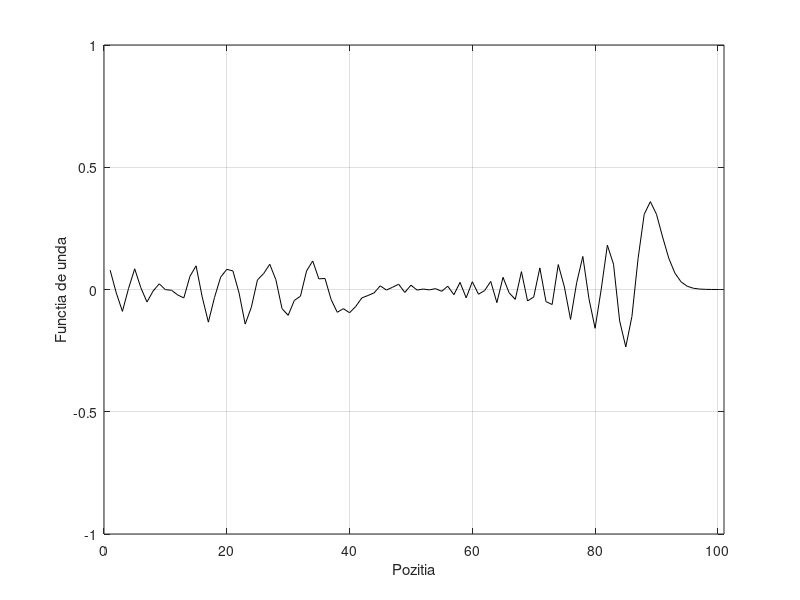

Recreate this plot in MATLAB.
% Oscilatii complexe, propagarea unidimensionala a undelor elastice - 27 martie
% se vizualizeaza reflexia si refractia
clear; close all; clc;
m1=0.1; m2=0.2; % kg; masele caracteristice portiunilor (1) si (2) ale "mediului" elastic
k1=1000; k2=350; % N/m; constantele elastice caracteristice zonelor (1) si (2)
P=500; % numarul momentelor din discretizarea timpului
N=100; % numarul oscilatorilor (numarul elementelor de pozitie)
N1=50; % numarul oscilatorilor din zona (1)
m=m2*ones(1,N);
m(1:N1)=m1; % definitia masei cu o discontinuitate
k=k2*ones(1,N);
k(1:N1)=k1; % definitia constantei eleastice cu o discontinuitate
t0=0;
T10=2*pi*sqrt(m1/k1); T20=2*pi*sqrt(m2/k2); % perioade proprii zonelor (1) si (2)
Tmax=max(T10,T20); tf=10*Tmax; % timpul final
t=linspace(t0,tf,P); % discretizarea timpului
dt=t(2)-t(1); % pasul de timp
eta_trecut=zeros(1,N); % conditie initiala pentru recurenta (primul moment)
eta_prezent=eta_trecut; % conditie initiala pentru recurenta (al doilea moment)
eta_viitor=zeros(1,N); % prealocarea elongatiei ca functie de pozitie
A=1; % cm; amplitudinea perturbatiei
eta_s=zeros(1,P);
eta_s(t<T10)=A*sin(t(t<T10)/T10); % conditia la capatul din stanga
eta_d=zeros(1,P); % conditia "rigida" la capatul din dreapta
figure(1);
for i=2:P-1 % ciclul temporal
    hold off;
    plot(1:N,eta_prezent,'-k'); hold on;
    xlabel('Pozitia'); ylabel('Functia de unda'); grid; 
    axis([0 N+1 -A +A]);
    Film(i)=getframe;
    for j=2:N-1
        eta_viitor(j)=2*eta_prezent(j)-eta_trecut(j)+dt^2/m(j)*...
        (k(j)*(eta_prezent(j+1)-eta_prezent(j))+k(j-1)*(eta_prezent(j-1)-eta_prezent(j)));
    end;
    eta_viitor(1)=2*eta_prezent(1)-eta_trecut(1)+dt^2/m(1)*...
        (k(1)*(eta_prezent(2)-eta_prezent(1))+k1*(eta_s(i)-eta_prezent(1)));
    eta_viitor(N)=2*eta_prezent(N)-eta_trecut(N)+dt^2/m(N)*...
        (k(N)*(eta_d(i)-eta_prezent(N))+k(N-1)*(eta_prezent(N-1)-eta_prezent(N)));
    % conditia de capat "liber": eta_viitor(N)=eta_viitor(N-1)
    eta_trecut=eta_prezent; eta_prezent=eta_viitor; % toate reprezinta siruri de N elemente
    
end;